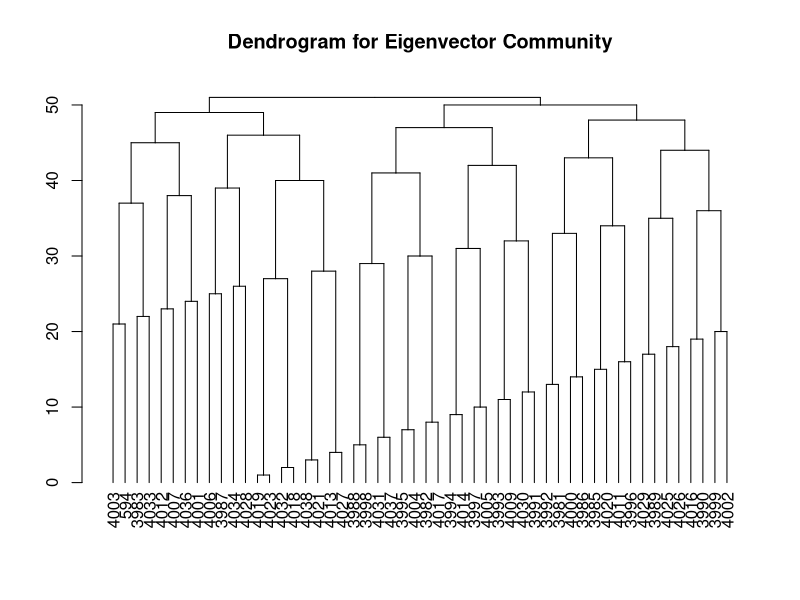

Write R code to recreate this figure.
library("igraph")
setwd("C:\\Users\\shaun\\OneDrive\\Desktop\\FOSSEE\\codes")

start_time = Sys.time()
# Note: for privacy purposes, the real names were removed from the dataset and each user was assigned a number

# Loading the dataset
network = read.csv("data.csv", header = FALSE, sep = " ", col.names = c("Source", "Target"))
y = data.frame(network$Source, network$Target)
net = graph.data.frame(y,directed=F)

# converting data to igraph syntax/format
GraphNetwork = graph.data.frame(network, directed = T)
GraphNetwork = connect(GraphNetwork, 100, mode = c("all", "out", "in", "total"))

# Relationship per person
#table(degree(GraphNetwork))

# Leading Eigen vector ALGORITHM
undirectedGraphNetwork = as.undirected(GraphNetwork)
E(undirectedGraphNetwork)
undirectedGraphNetwork = simplify(undirectedGraphNetwork)
cl.GraphNetwork = leading.eigenvector.community(undirectedGraphNetwork)
is_hierarchical(cl.GraphNetwork)
str(cl.GraphNetwork)
dendrogram_network = as.dendrogram(cl.GraphNetwork)
plot(dendrogram_network, main = "Dendrogram for Eigenvector Community")


clusternet = cluster_leading_eigen(net)
#plot(clusternet, net,vertex.size=13,main = "Leading Eigenvector Community",vertex.label.cex=0.7,edge.arrow.distance=1, edge.color = "black", layout = layout.auto) 

end_time = Sys.time()

# Computation time = 
end_time - start_time

# Algorithm used for clustering
algorithm(clusternet)

# hierarchy level at which each node cuts out
cut_at(clusternet,steps = 5)

# Total communities found = 
max(membership(clusternet))

# Communities = 
communities(clusternet)

#modularity = 
modularity(clusternet)

# Suggested no. of communities for maximum modularity = 
length(cluster_optimal(GraphNetwork))

# Suggested modularity = 
modularity(cluster_optimal(GraphNetwork))
